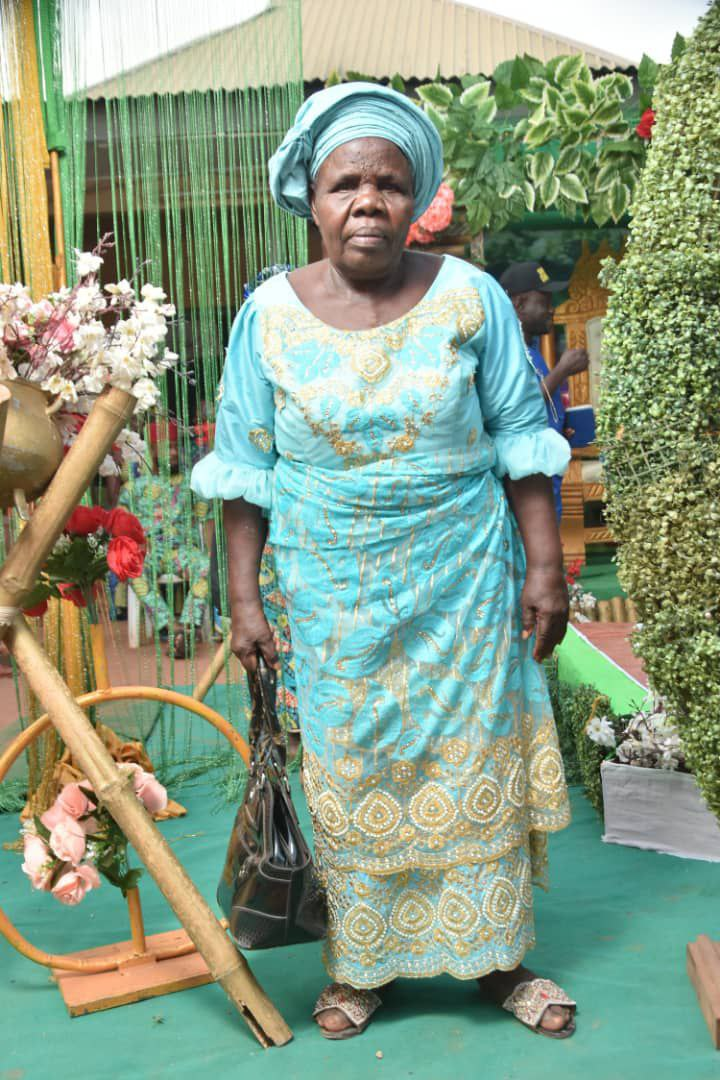
#> input picture assets/mama_picture.jpg, 720 x 1080 px
$ python covert_picture.py
#> lines starting #> are read from the running program, lines starting #| are printed output that depends on the picture
from pillow import PIL
from PIL import Image

# Open an image file
image = Image.open('assets/mama_picture.jpg')
#> image is the input picture: PIL image 720x1080 RGB; mean R, G, B 137.3, 156.8, 132.8

# Convert image to grayscale
bw_image = image.convert('L')
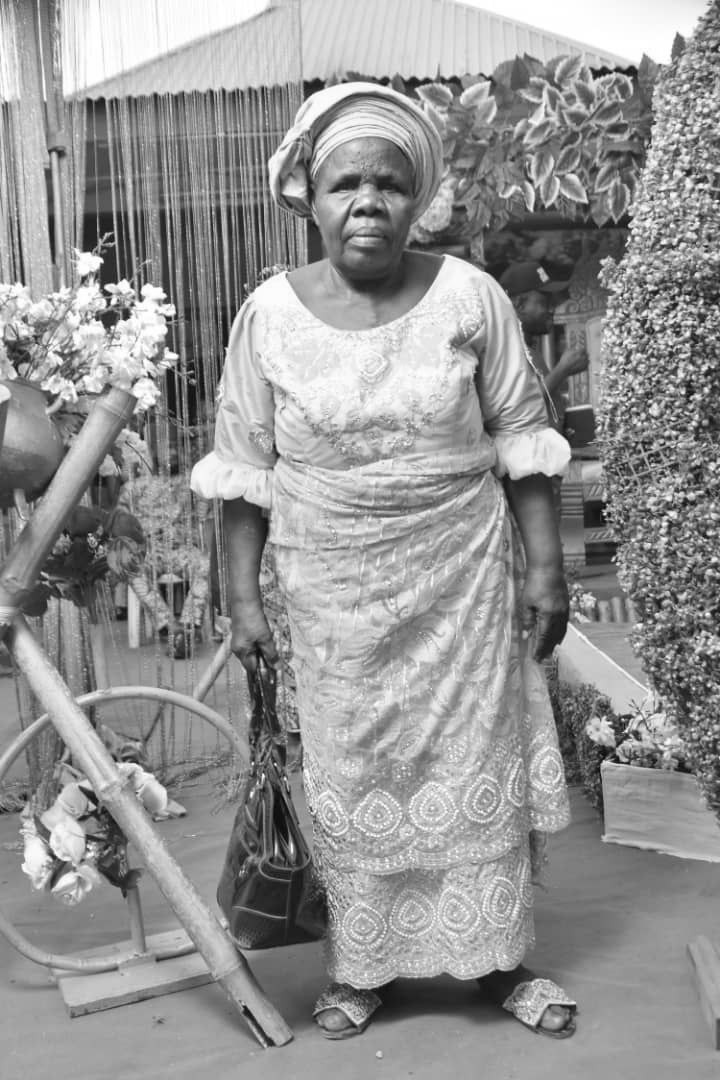
#> bw_image: PIL image 720x1080 L; min 4, max 255, mean 148.3

# Save the black and white image
bw_image.save('assets/convert_mama_picture_black_white.jpg')

$ run again, with assets/respectable and complex floral decoration.png saved as assets/mama_picture.jpg
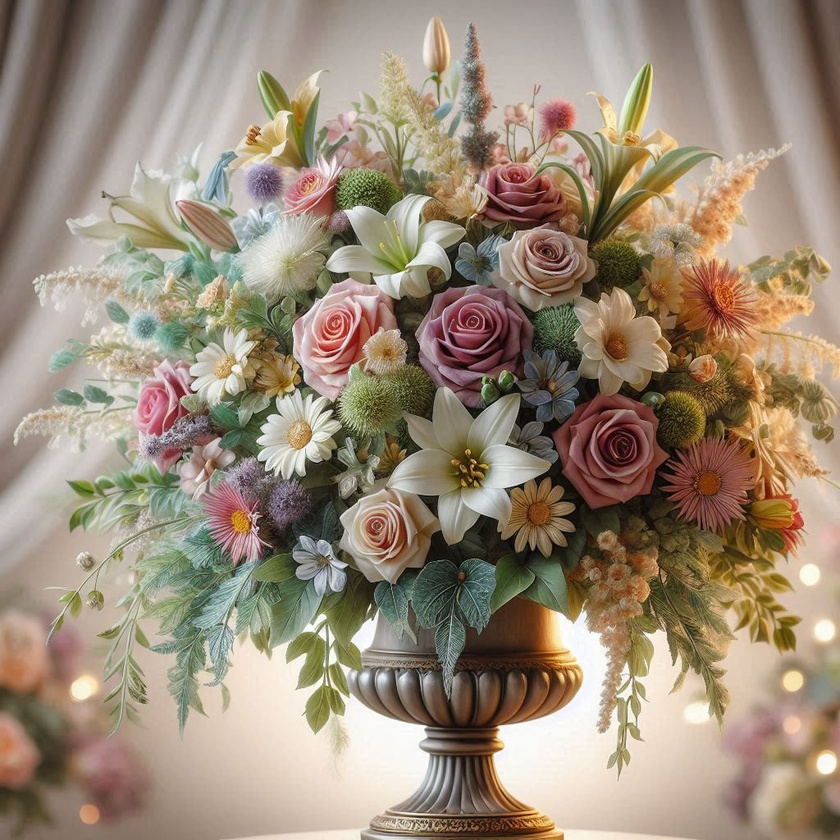
#> input picture assets/respectable and complex floral decoration.png, 840 x 840 px, shrunk from 1024 x 1024 before the run
#> image is the input picture: PIL image 840x840 RGB; mean R, G, B 155.1, 139.1, 120.2
#> `bw_image = image.convert('L')`:
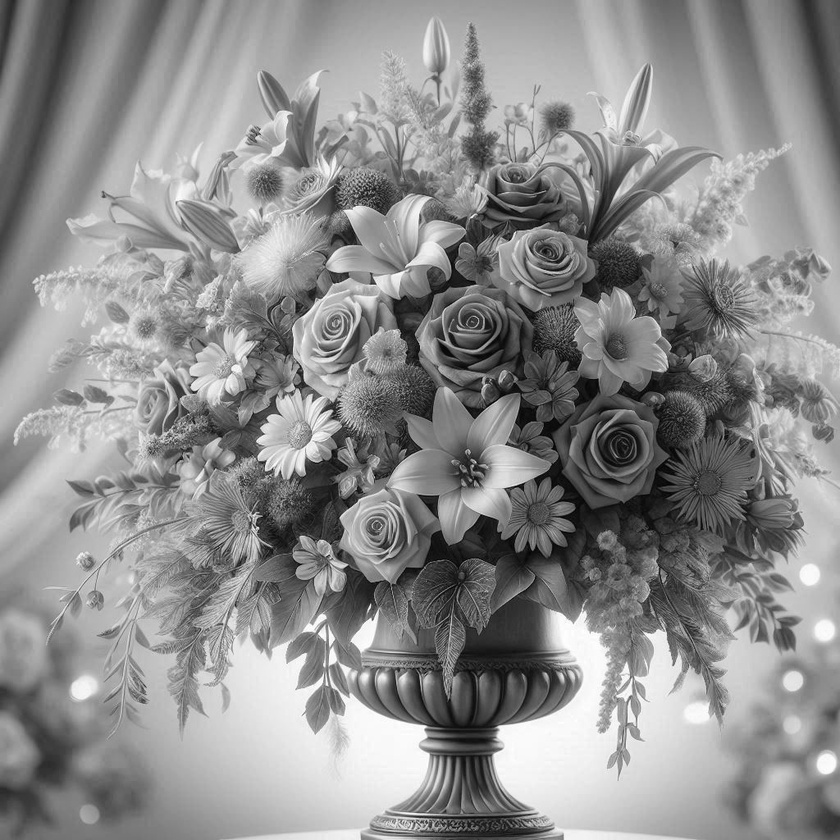
#> bw_image: PIL image 840x840 L; min 0, max 255, mean 141.7
